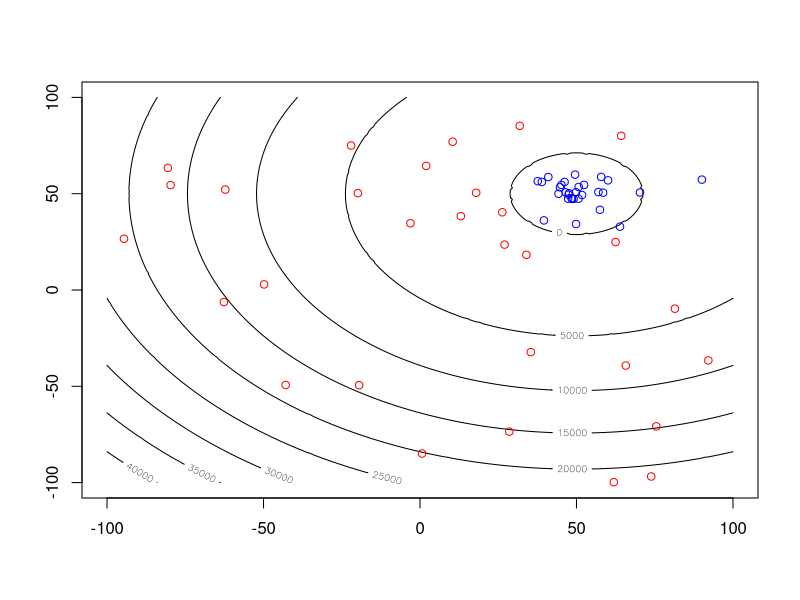

R code for this plot:
#------------------------------------
# Michala Jakubcova
# 14. 2. 2016

# Particle swarm optimization search

#-----------------------------------

# in this version, number of dimensions can be only 2!!


#---
## PARAMETERS ##
## SURFACE:
o = 50  # shifted center
xOpt = 450  # position of the seached optimum
rangeX = 100  # range of the x and y axis
## PSO:
nPop = 30  # number of individuals in the population
nIter = 10  # number of iteration
nDim = 2  # number of dimension
nFit = nDim+1  # number of dimensions with one value for calculated fitness
Large = 10^8 # setting of an artificial large value
K = 0.729  # constriction factor
ck = 2.05  # acceleration coeficient for constriction factor
w1 = 0.9   # initial inertia weight 
w2 = 0.4  # final inertia weight
c = 1.494  # acceleration coeficient inrtia weight
#---

#---
## SURFACE FUNCTION - SPHERE F. ##
Zsurf <- function(x,y)
{
  xx = x - o  
  yy = y - o  
  z = (xx)^2 + (yy)^2 - xOpt
  return(z)
}

# X AND Y COORDINATES:
x = seq(0:(2*rangeX))-(rangeX+1)  
y = seq(0:(2*rangeX))-(rangeX+1)

# NUMBER OF POINTS IN THE SURFACE GRID:
nx = length(x)
ny = length(y)

ZZ = matrix(nrow = nx, ncol = ny)
for(i in 1:nx){
  for(j in 1:ny){
    ZZ[i,j] = Zsurf(x[i],y[j])
  }
}
#---

#---
## POPULATION IN PSO - PARENTS ##
Parents = matrix(nrow = nPop, ncol = nFit)
Parents[,1] = runif(nPop)*(2*rangeX) - (rangeX+1)
Parents[,2] = runif(nPop)*(2*rangeX) - (rangeX+1)

for(i in 1:nPop){
  Parents[i,nFit] = Zsurf(Parents[i,1], Parents[i,2])
}
#---

#---
## DRAW CONTOUR PLOT WITH PARENTS POPULATION ##
contour(x, y, ZZ, xlim=c(min(x),max(x)), ylim=c(min(y),max(y))) 
points(Parents, col = 'red')
#---

#---
## POPULATION IN PSO - OFSPRINGS ##
Offspring = Parents

Xmax = max(x)
Vmax = Xmax

p = matrix(Large, nrow = nPop, ncol = nFit)  # best position found by the particle
pg = rep(Large, nFit)  # best position found by any member of the neighborhood
v = matrix(Vmax, nrow = nPop, ncol = nFit)  # velocity of the particle

for (i in 1:nIter) {
  for (j in 1:nPop) { 
    if (Offspring[j,nFit] < p[j,nFit]) {
      p[j,] = Offspring[j,]
    }
    #which.min() finds the min value (i.e. row in 'p' with min value in the last col)   
    if (p[which.min(p[,nFit]),nFit] < pg[nFit]) { 
      pg[] = p[which.min(p[,nFit]),]
    }
    w = (w1-w2)*((nIter-i)/nIter)+w2  
    v[j,] = w * v[j,] + c*runif(1)*(p[j,]-Offspring[j,]) + c*runif(1)*(pg[]-Offspring[j,])
    v[j,] = sign(v[j,]) * min(abs(v[j,]),Vmax)
    Offspring[j,] = Offspring[j,] + v[j,]
    
    Offspring[j,nFit] <- Zsurf(Offspring[j,1],Offspring[j,2])
    
    if(Offspring[j,nFit] > Parents[j,nFit]){
      Offspring[j,] = Parents[j,]
    }
  } 
  p[] = Large
}

points(Offspring, col = 'blue')
